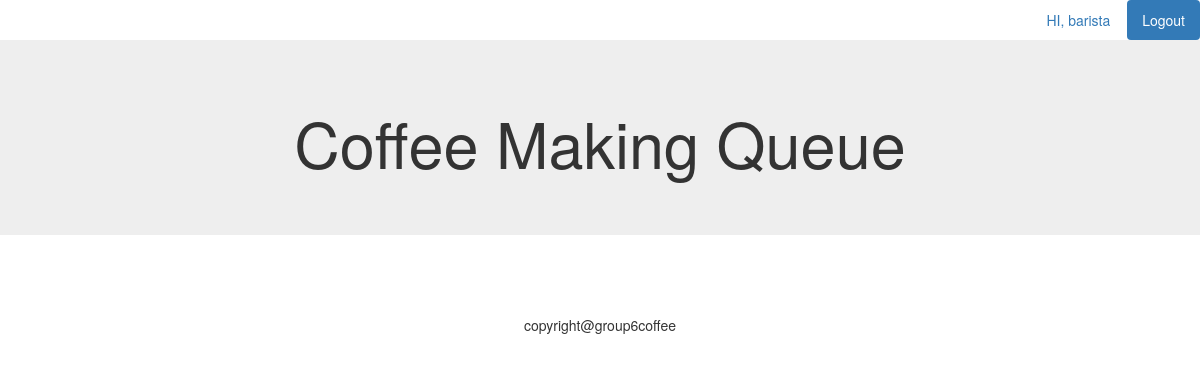
/coffee/barista, run on an earlier commit of the app's database.
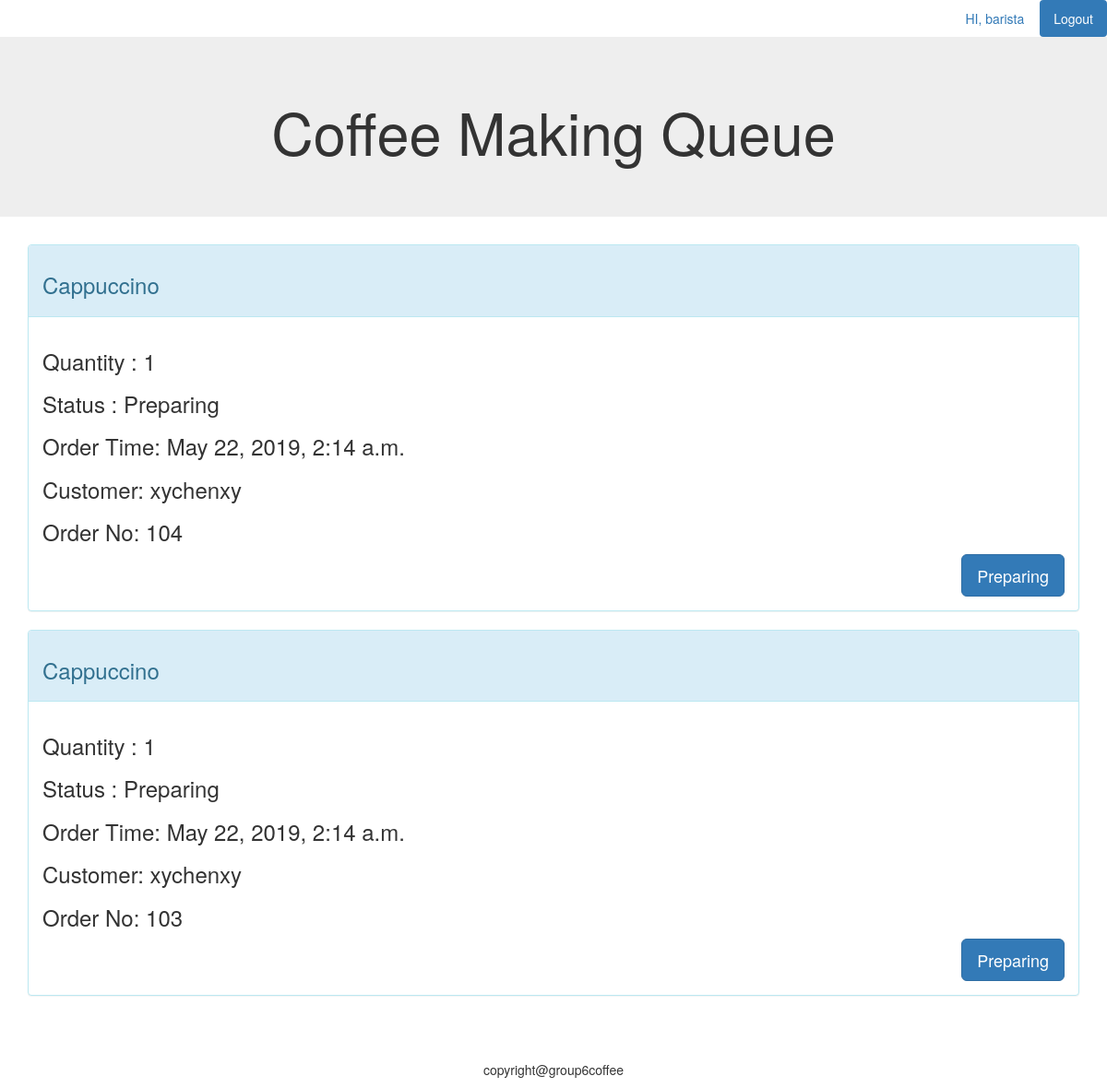
And on a later commit of the database.
### coffee/models.py (models this page shows, shortened)
class OrderItem(models.Model):
    status = (
        ("Receive", "Receive"),
        ("Preparing", "Preparing"),
        ("Done", "Done"),
        ("Remove", "Remove")
    )
    order_item_id = models.AutoField(primary_key=True)
    product_name = models.CharField(max_length=255, default="N")
    product_price = models.DecimalField(max_digits=4, decimal_places=2)
    order_status = models.CharField(max_length=255, choices=status)
    order_number = models.IntegerField(default=1)
    order_sub_total = models.DecimalField(max_digits=8, decimal_places=2)
    created_at = models.DateTimeField(auto_now=True)
    user_name = models.CharField(max_length=255, default="N")

### coffee/views.py (the view)
# urls.py: path('barista', coffee.views.barista_page),
def barista_page(request):
    all_order_item = OrderItem.objects.get_queryset().order_by('-created_at')
    return render(request, "barista.html",
                  {
                      "all_order_item": all_order_item,
                      'staffName': 'barista'
                  })

### coffee/templates/barista.html (shortened to what this page needs)
<!DOCTYPE html>
<html lang="en">
<head>
    <link rel="stylesheet" href="https://cdn.jsdelivr.net/npm/bootstrap@3.3.7/dist/css/bootstrap.min.css"
>
</head>
<body>
    <div class="container">
        <div class="row">
            <ul class="nav nav-pills navbar-right">
              <li role="presentation"><a href="">HI, {{ staffName }}</a></li>
              <li role="presentation" class="active"><a href="/coffee/staff">Logout</a></li>
            </ul>
        </div>
    </div>
    <div class="jumbotron">
      <h1 style="text-align: center">Coffee Making Queue</h1>
    </div>
    <div class="container">
        <div class="row">
            <div>
                {% for order in all_order_item %}
                    {% if order.order_status != 'Remove' %}
                    <div class="col-md-12">
                    <div class="panel panel-info">
                        <div class="panel-heading">
                            <h3>{{ order.product_name }}</h3>
                        </div>
                        <div class="panel-body">
                            <div>
                                <h3>Quantity : {{ order.order_number }}</h3>
                                <h3>Status : {{ order.order_status }}</h3>
                                <h3>Order Time: {{ order.created_at }}</h3>
                                <h3>Customer: {{ order.user_name}}</h3>
                                <h3>Order No: {{ order.order_item_id }}</h3>
                            </div>
                            <div class="pull-right">
                                <form action="" method="POST">
                                {% if order.order_status == 'Preparing' %}
                                    <button class="btn btn-primary btn-lg" type="submit" id='submit'>Preparing</button>
                                {% endif %}
                                </form>
                            </div>
                        </div>
                    </div>
                    </div>
                    {% endif %}
                {% endfor %}
            </div>
        </div>
    </div>
    <div class="container">
        <div class="row">
            <div style="margin-top: 50px">
                <p style="text-align: center">copyright@group6coffee</p>
            </div>
        </div>
    </div>
</body>
</html>

What changed in the data, as far as the page shows it:
added OrderItem: product_name "Cappuccino", order_number "1", order_status "Preparing", created_at "May 22, 2019, 2:14 a.m.", user_name "xychenxy", order_item_id "104"
added OrderItem: product_name "Cappuccino", order_number "1", order_status "Preparing", created_at "May 22, 2019, 2:14 a.m.", user_name "xychenxy", order_item_id "103"
